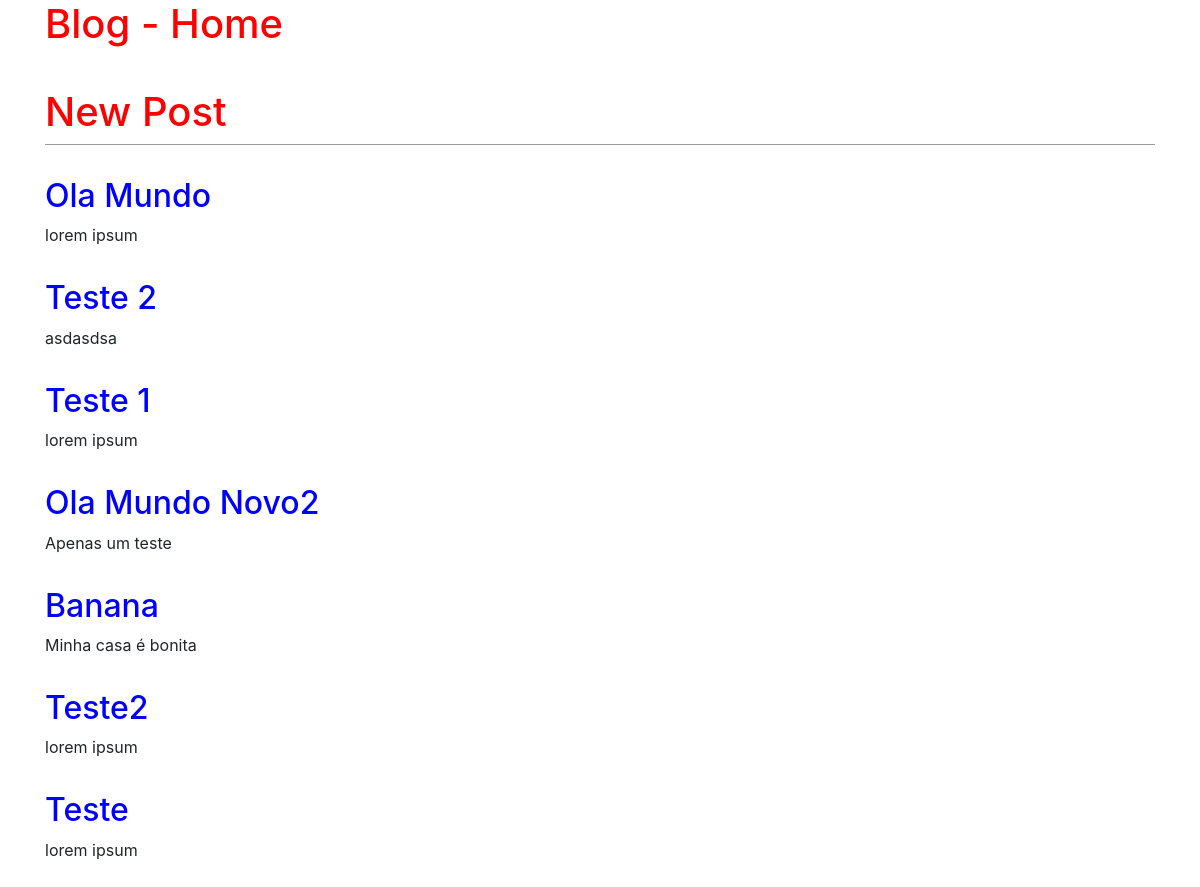
/, run on an earlier commit of the app's database.
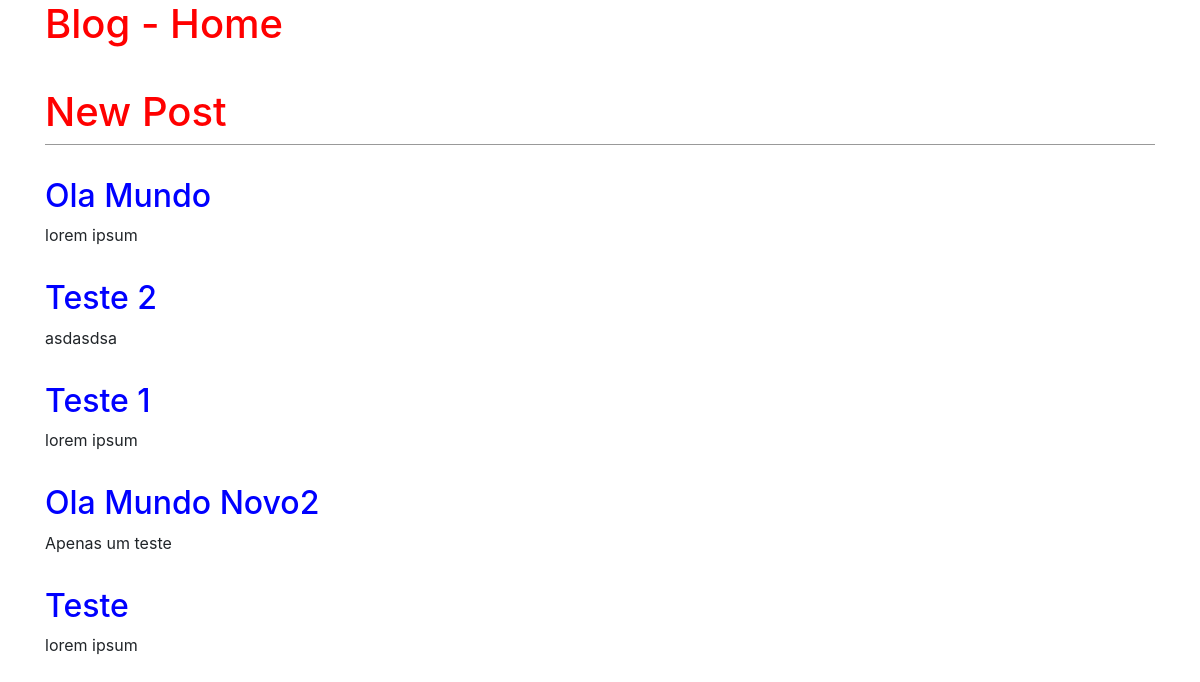
And on a later commit of the database.
### blog/models.py (models this page shows, shortened)
class Post(models.Model):
   title = models.CharField(max_length=200)
   slug = models.SlugField(max_length=200)
   author = models.ForeignKey(User, on_delete=models.CASCADE)
   content = models.TextField()
   published_at = models.DateTimeField(default=timezone.now)
   created_at = models.DateTimeField(auto_now_add=True)#só irá add a data na 1ª vez | campo oculto
   modified_at = models.DateTimeField(auto_now=True)#campo oculto
   status = models.CharField(max_length=20, choices=STATUS, default='draft')
   objects = models.Manager()
   published = PublishedManager()
   def get_absolute_url(self):
      return reverse('post.detail', args=[self.slug])
   class Meta:
      ordering = ('-published_at',)#irá mostrar os mais recentes antes

### blog/views.py (the view)
# urls.py: path('', views.BlogListView.as_view(), name='blog.home'),
class BlogListView(ListView):
   model = Post
   template_name = 'blog/home.html'
   context_object_name = 'posts'

### blog/templates/blog/home.html (shortened to what this page needs)
{% extends 'base.html' %}
{% block content %}
   {% for post in posts %}
      <div class="post-entry">
         <h2><a href="{% url 'post.detail' post.slug %}">{{post.title}}</a></h2>
         <p>{{post.content}}</p>
      </div>
   {% endfor %}
{% endblock %}

What changed in the data, as far as the page shows it:
removed Post: title "Banana", content "Minha casa é bonita"
removed Post: title "Teste2", content "lorem ipsum"
